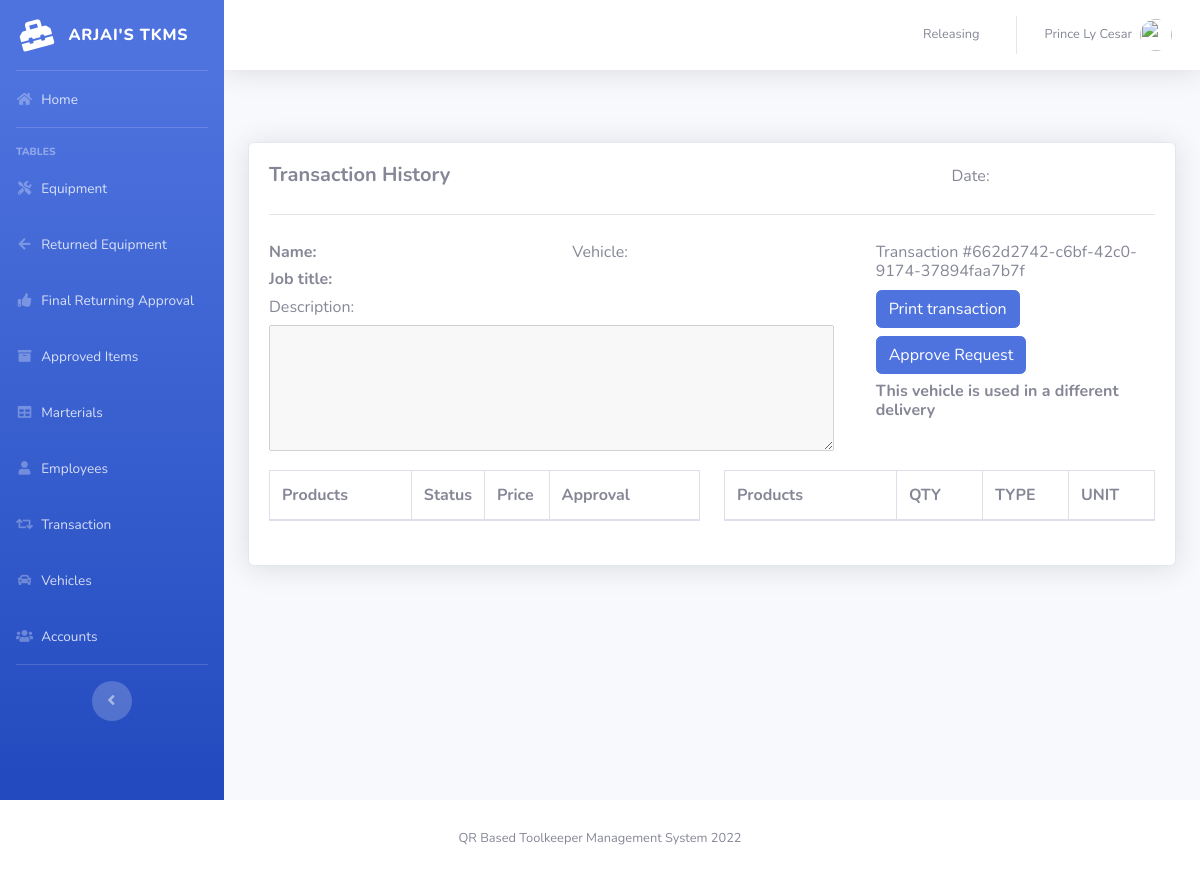
/pages/trans_view.php?action=edit&id=662d2742-c6bf-42c0-9174-37894faa7b7f&customer_id=1 (signed in), run on an earlier commit of the app's database.
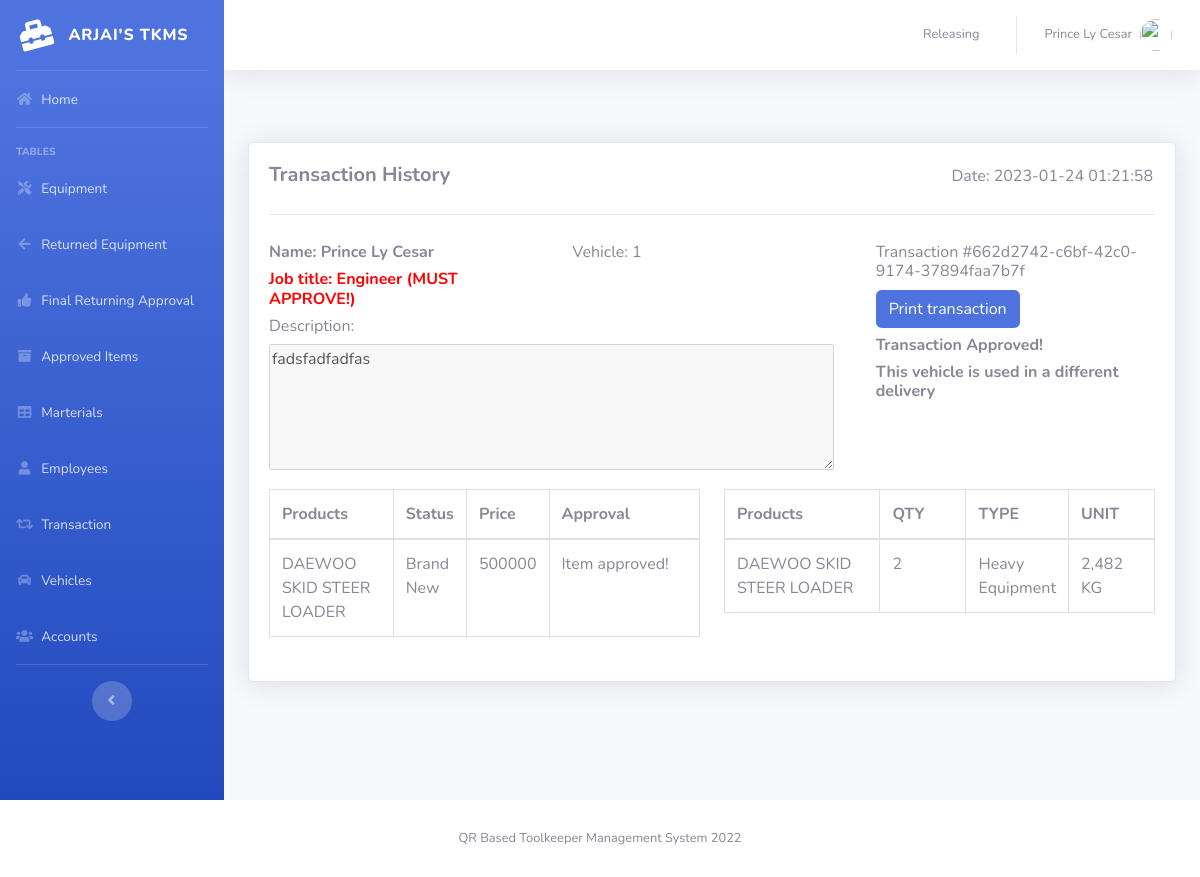
And on a later commit of the database.
### tables this page shows
CREATE TABLE `checkout_details` (
  `id` int(11) NOT NULL,
  `details` varchar(512) DEFAULT NULL,
  `total_items` int(11) DEFAULT NULL,
  `total_cost` int(11) DEFAULT NULL,
  `amount_paid` int(11) DEFAULT NULL,
  `checkout_date` datetime DEFAULT NULL,
  `vehicle_id` int(11) DEFAULT NULL,
  `customer` varchar(64) DEFAULT NULL,
  `customer_id` int(11) DEFAULT NULL,
  `employee_id` int(11) DEFAULT NULL,
  `customer_position` varchar(32) DEFAULT NULL,
  `checkout_id` varchar(256) DEFAULT NULL,
  `checkout_status` int(11) DEFAULT 0
);

CREATE TABLE `employee` (
  `EMPLOYEE_ID` int(11) NOT NULL,
  `FIRST_NAME` varchar(50) DEFAULT NULL,
  `LAST_NAME` varchar(50) DEFAULT NULL,
  `GENDER` varchar(50) DEFAULT NULL,
  `EMAIL` varchar(100) DEFAULT NULL,
  `PHONE_NUMBER` varchar(11) DEFAULT NULL,
  `JOB_ID` int(11) DEFAULT NULL,
  `HIRED_DATE` varchar(50) NOT NULL,
  `LOCATION_ID` int(11) DEFAULT NULL,
  `QR_CODE_TEXT` varchar(256) DEFAULT NULL,
  `QR_CODE_IMG_PATH` varchar(256) DEFAULT NULL
);

CREATE TABLE `checkout_items` (
  `id` int(11) NOT NULL,
  `name` varchar(128) DEFAULT NULL,
  `qty` int(11) DEFAULT NULL,
  `unit` varchar(128) DEFAULT NULL,
  `type` varchar(32) DEFAULT NULL,
  `price` int(11) DEFAULT NULL,
  `status` varchar(16) DEFAULT NULL,
  `date_purchased` datetime DEFAULT NULL,
  `chkout_id` varchar(256) DEFAULT NULL,
  `checkout_status` int(11) DEFAULT NULL,
  `item_id` int(11) DEFAULT NULL,
  `item_class` varchar(1) DEFAULT NULL
);

### pages/trans_view.php (the view, shortened to what the changed rows need)
<?php
include '../includes/connection.php';
include '../includes/sidebar.php';
?>
<?php
$checkout_id = mysqli_real_escape_string($db, $_GET['id']);
$query = "SELECT cd.*,
    e.FIRST_NAME,
    e.LAST_NAME,
    e.JOB_ID,
    v.NAME as VEHICLE_NAME,
    v.AVAILABILITY,
    v.ID as v_vehicle_id,
    v.CHECKOUT_ID as v_checkout_id
  FROM checkout_details cd
  JOIN employee e ON cd.employee_id = e.EMPLOYEE_ID
  JOIN vehicle v ON cd.vehicle_id = v.ID
  WHERE cd.checkout_id = '{$checkout_id}'";
$result = mysqli_query($db, $query);
echo "<br>" . mysqli_error($db) . "<br>";
while ($row = mysqli_fetch_assoc($result)) {
    $date = $row['checkout_date'];
    $name = $row['FIRST_NAME'] . " " . $row['LAST_NAME'];
    $vehicle = $row['vehicle_id'];
    $customer_position = $row['customer_position'];
    $details = $row['details'];
    $checkout_status = $row['checkout_status'];
    $customer_id = $row['employee_id'];
    $vehicle_id = $row['v_vehicle_id'];
    $vehicle_availability = $row['AVAILABILITY'];
    $v_checkout_id = $row['v_checkout_id'];
    $cd_checkout_id = $row['checkout_id'];
}
?>
<div class="card shadow mb-4">
    <div class="card-body">
        <div class="form-group row text-left mb-0">
            <div class="col-sm-3 py-1">
                <h6>
                    Date: <?php echo $date; ?>
                </h6>
            </div>
        </div>
        <div class="form-group row text-left mb-0 py-2">
            <div class="col-sm-4 py-1">
                <h6 class="font-weight-bold">
                    Name: <?php echo $name ?>
                </h6>
                <h6 class="font-weight-bold"
                    <?php echo $customer_position === "Engineer" ? "style='color: red'" : "" ?>>
                    Job title:
                    <?php echo $customer_position === "Engineer" ? $customer_position . " (MUST APPROVE!)" : $customer_position ?>
                </h6>
                <h6>Description: </h6>
                <textarea readonly disabled cols="60" rows="5"><?=$details ?></textarea>
            </div>
            <div class="col-sm-4 py-1">
                <h6>
                    Vehicle: <?php echo $vehicle ?>
                </h6>
            </div>
            <div class="col-sm-4 py-1">
                <h6>
                    Transaction #<?php echo $_GET['id']; ?>
                </h6>
                <h6>
                    <a href="print_receipt.php?checkout_id=<?=$checkout_id?>" target="_blank"
                        class="btn btn-primary">Print transaction</a>
                </h6>
                <?php if ((int)$checkout_status === 1) : ?>
                <h6 style="font-weight: bold">Transaction Approved!</h6>
                <?php else: ?>
                <h6>
                    <a href="approve_transaction.php?checkout_id=<?=$checkout_id?>&customer_id=<?= $customer_id?>"
                        class="btn btn-primary">Approve Request</a>
                </h6>
                <?php endif; ?>
                <?php if (($v_checkout_id == $cd_checkout_id) && !is_null($v_checkout_id)) :?>
                  <?php if ((int)$vehicle_availability === 1) : ?>
                    <h6 style="font-weight: bold">Vehicle Returned!</h6>
                  <?php else: ?>
                    <h6>
                        <a href="return_vehicle.php?vehicle_id=<?=$vehicle_id?>&checkout_id=<?= $checkout_id ?>&employee_id=<?= $customer_id?>"
                            class="btn btn-primary">Return Vehicle</a>
                    </h6>
                  <?php endif; ?>
                <?php else : ?>
                  <h6 style="font-weight: bold">This vehicle is used in a different delivery</h6>
                <?php endif; ?>
            </div>
        </div>
        <div class="row row-cols-2">
            <div class="col-6">
                <table class="table table-bordered" width="100%" cellspacing="0">
                    <thead>
                        <tr>
                            <th>Products</th>
                            <th width="15%">Status</th>
                            <th width="15%">Price</th>
                            <th width="35%">Approval</th>
                        </tr>
                    </thead>
                    <tbody>
                        <?php
$query = "SELECT * FROM checkout_items WHERE chkout_id ='$checkout_id' GROUP BY name";
$result = mysqli_query($db, $query) or die(mysqli_error($db));
while ($row = mysqli_fetch_assoc($result)) {
    ?>
                        <tr>
                            <td><?=$row['name']?></td>
                            <td><?=$row['status']?></td>
                            <td><?=$row['price']?></td>
                            <td>
                                <?php if ((int)$checkout_status === 0) : ?>
                                    Request needs approval
                                <?php else : ?>
                                    <?php
if ($row['checkout_status'] === "1"):
    ?>
                                Item approved!
                                <?php elseif ($row['checkout_status'] == 2): ?>
                                <?php endif;?>
                                <?php endif; ?>
                            </td>
                        </tr>
                        <?php
                          }
                        ?>
                </table>
            </div>
            <div class="col-6">
                <table class="table table-bordered" width="100%" cellspacing="0">
                    <thead>
                        <tr>
                            <th>Products</th>
                            <th width="20%">QTY</th>
                            <th width="20%">TYPE</th>
                            <th width="20%">UNIT</th>
                        </tr>
                    </thead>
                    <tbody>
                        <?php
$query = "SELECT SUM(qty), name, type, unit FROM `checkout_items` WHERE chkout_id = '$checkout_id' GROUP BY name";
$result = mysqli_query($db, $query) or die(mysqli_error($db));
while ($row = mysqli_fetch_assoc($result)) {
    ?>
                        <tr>
                            <td><?=$row['name']?></td>
                            <td><?=$row['SUM(qty)']?></td>
                            <td><?=$row['type']?></td>
                            <td><?=$row['unit']?></td>
                        </tr>
                        <?php
}
?>
                </table>
            </div>
        </div>
    </div>
</div>
</div>
</div>
<?php
include '../includes/footer.php';
?>

What changed in the data, as far as the page shows it:
added checkout_details: checkout_date "2023-01-24 01:21:58", employee.LAST_NAME "Prince Ly Cesar", customer_position "Engineer", details "fadsfadfadfas", vehicle "1"
added checkout_items: name "DAEWOO SKID STEER LOADER", status "Brand New", price "500000", checkout_status "Item approved!"
Also different on the page:
text no longer shown: "Approve Request"
text now shown: "(MUST APPROVE!) Transaction Approved!"
new list line: "DAEWOO SKID STEER LOADER 2 Heavy Equipment 2,482 KG"
